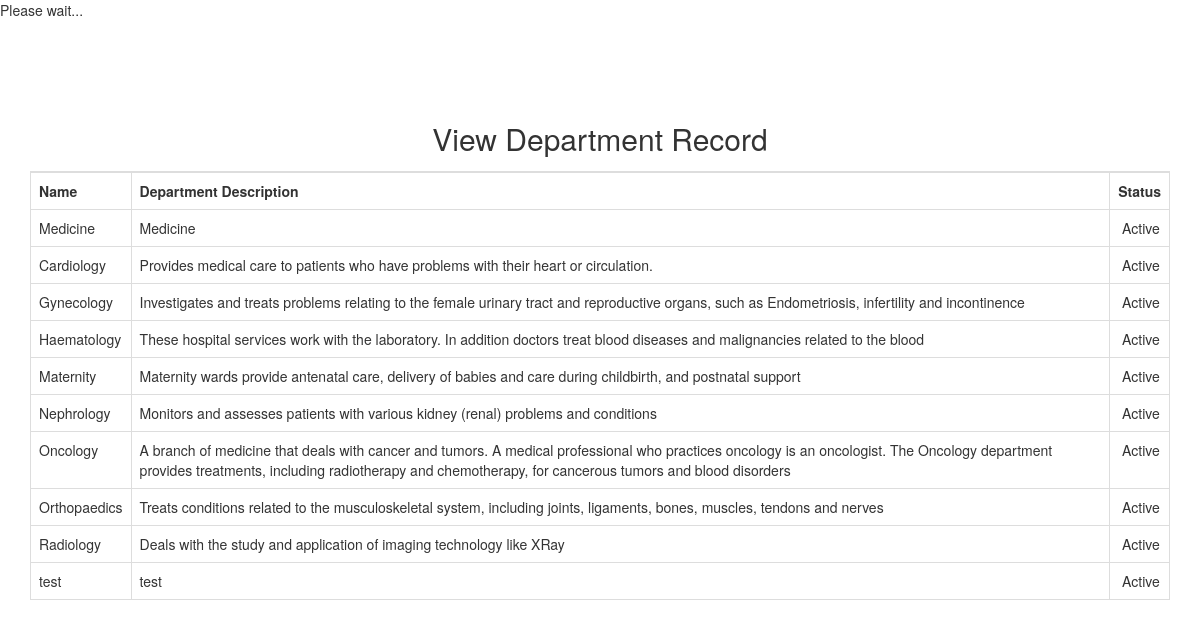
Screenshot of /php/Viewdepartment.php with the database file from the repository.
### tables this page shows
CREATE TABLE `department` (
  `departmentid` int(10) NOT NULL,
  `departmentname` varchar(100) NOT NULL,
  `description` text NOT NULL,
  `status` varchar(10) NOT NULL
);

### php/Viewdepartment.php (the view, shortened to what this page needs)
<?php
include("adformheader.php");
include("dbconnection.php");
?>
<div class="container-fluid">
  <div class="block-header">
    <h2 class="text-center">View Department Record</h2>
  </div>
  <div class="card">
    <section class="container">
     <table class="table table-bordered table-striped table-hover js-basic-example dataTable">
      <tbody>
        <tr>
          <td><strong>Name</strong></td>
          <td><strong>Department Description</strong></td>
          <td><strong>Status</strong></td>
        </tr>
        <?php
        $sql ="SELECT * FROM department";
        $qsql = mysqli_query($con,$sql);
        while($rs = mysqli_fetch_array($qsql))
        {
          echo "<tr>
          <td>$rs[departmentname]</td>
          <td> $rs[description]</td>
          <td>&nbsp;$rs[status]</td>";
          echo "</tr>";
        }
        ?>
      </tbody>
    </table>
  </section>
</div>
</div>
<?php
include("adformfooter.php");
?>

### php/adformheader.php (shortened to what this page needs)
<!DOCTYPE html>
<html>
<head>
<link href="assets/plugins/bootstrap/css/bootstrap.min.css" rel="stylesheet" />
<link href="assets/plugins/jquery-datatable/dataTables.bootstrap4.min.css" rel="stylesheet">
<link href="assets/css/main.css" rel="stylesheet">
<link href="assets/css/themes/all-themes.css" rel="stylesheet" />
<link rel="stylesheet" href="sweetalert2.min.css">
</head>
<body class="theme-cyan">
    <div class="page-loader-wrapper">
        <div class="loader">
            <p>Please wait...</p>
        </div>
    </div>
    <nav class="navbar clearHeader">
        <div class="col-12">
            <div class="navbar-header"> <a href="javascript:void(0);" class="bars"></a> <a class="navbar-brand"
                    href="#">Hospital Management System</a> </div>
            <ul class="nav navbar-nav navbar-right">
                <li>
                    <a data-placement="bottom" title="Full Screen" href="logout.php"></a>
                </li>
            </ul>
        </div>
    </nav>
     <section class="content home">

### php/adformfooter.php (shortened to what this page needs)
</section>
</body>
</body>
</html>

### css/all-themes.css (style rules this page uses)
.theme-cyan .navbar-brand { color: #fff; }
.theme-cyan .nav > li > a { color: #fff; }

### rows the page displays
department: departmentname "Medicine", description "Medicine", status "Active"
department: departmentname "Cardiology", description "Provides medical care to patients who have problems with their heart or circulation.", status "Active"
department: departmentname "Gynecology", description "Investigates and treats problems relating to the female urinary tract and reproductive organs, such as Endometriosis, infertility and incontinence", status "Active"
department: departmentname "Haematology", description "These hospital services work with the laboratory. In addition doctors treat blood diseases and malignancies related to the blood", status "Active"
department: departmentname "Maternity", description "Maternity wards provide antenatal care, delivery of babies and care during childbirth, and postnatal support", status "Active"
department: departmentname "Nephrology", description "Monitors and assesses patients with various kidney (renal) problems and conditions", status "Active"
department: departmentname "Oncology", description "A branch of medicine that deals with cancer and tumors. A medical professional who practices oncology is an oncologist. The Oncology department provides treatments, including radiotherapy and chemotherapy, for cancerous tumors and blood disorders", status "Active"
department: departmentname "Orthopaedics", description "Treats conditions related to the musculoskeletal system, including joints, ligaments, bones, muscles, tendons and nerves", status "Active"
department: departmentname "Radiology", description "Deals with the study and application of imaging technology like XRay", status "Active"
department: departmentname "test", description "test", status "Active"
